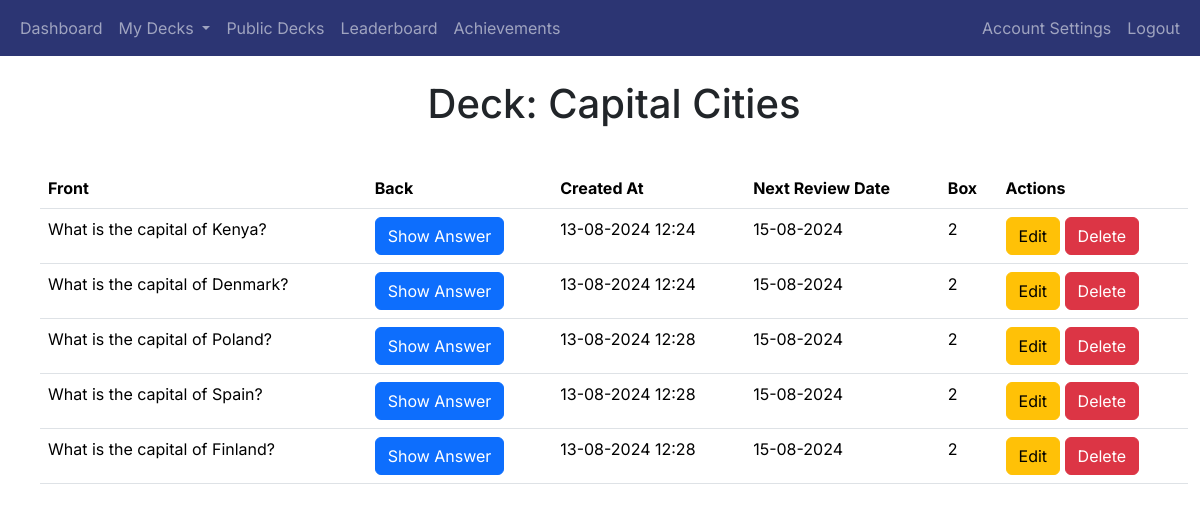
Page /view_deck/1 (signed in) on the earlier database version.
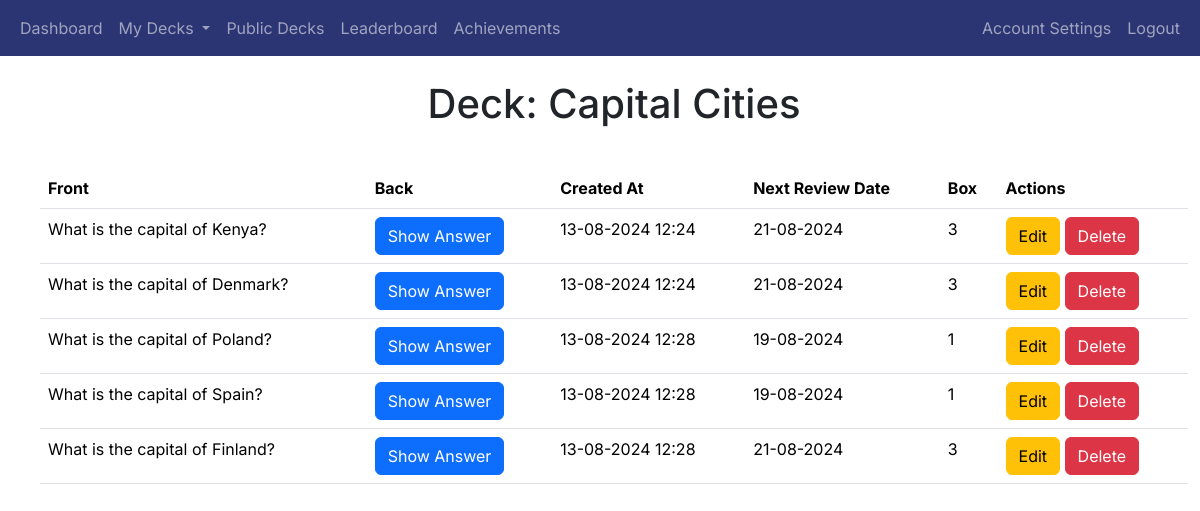
Same page on the later database version.
### app/decks/models.py (models this page shows, shortened)
class Deck(db.Model):
    deck_id = db.Column(db.Integer, primary_key=True)
    name = db.Column(db.String(100), nullable=False)
    user_id = db.Column(db.Integer, db.ForeignKey('user.user_id'), nullable=False)
    created_at = db.Column(db.DateTime, nullable=False, default=datetime.utcnow)
    shared = db.Column(db.Boolean, default=False)
    review_start_date = db.Column(db.DateTime, nullable=True)
    cards = db.relationship('Card', backref='deck', cascade='all, delete-orphan', lazy=True)

class Card(db.Model):
    card_id = db.Column(db.Integer, primary_key=True)
    front = db.Column(db.String(255), nullable=False)
    back = db.Column(db.String(255), nullable=False)
    created_at = db.Column(db.DateTime, default=datetime.utcnow)
    next_review_date = db.Column(db.DateTime, nullable=True)
    deck_id = db.Column(db.Integer, db.ForeignKey('deck.deck_id'), nullable=False)
    box = db.Column(db.Integer, default=1)  # New field for Leitner system

### app/decks/routes.py (the view)
@decks_blueprint.route('/view_deck/<int:deck_id>')
@login_required
def view_deck(deck_id):
    deck = Deck.query.get_or_404(deck_id)
    is_owner = deck.user_id == current_user.user_id
    if not deck.shared and not is_owner:
        abort(403)  # Forbidden access if the deck is not shared and not owned by the current user
    cards = Card.query.filter_by(deck_id=deck.deck_id).all()
    return render_template('view_deck.html', deck=deck, cards=cards, is_owner=is_owner)

### app/__init__.py (called while the page is built)
@login_manager.user_loader
def load_user(user_id):
    return User.query.get(int(user_id))

### app/decks/templates/view_deck.html (shortened to what this page needs)
{% extends "base.html" %}
{% block heading %}Deck: {{ deck.name }}{% endblock %}
{% block content %}
<div class="container">
    <table class="table">
        <thead>
            <tr>
                <th scope="col">Front</th>
                <th scope="col">Back</th>
                <th scope="col">Created At</th>
                {% if is_owner %}
                <th scope="col">Next Review Date</th>
                <th scope="col">Box</th>
                <th scope="col">Actions</th>
                {% endif %}
            </tr>
        </thead>
        <tbody>
            {% for card in cards %}
                <tr>
                    <td>{{ card.front }}</td>
                    <td>
                        <button class="btn btn-primary" onclick="toggleAnswer('answer-{{ card.card_id }}')">Show Answer</button>
                    </td>
                    <td>
                        {% if is_owner %}
                            {{ card.created_at.strftime('%d-%m-%Y %H:%M') }}
                        {% else %}
                            {{ card.created_at.strftime('%d-%m-%Y') }}
                        {% endif %}
                    </td>
                    {% if is_owner %}
                        <td>
                            {% if card.next_review_date %}
                                {{ card.next_review_date.strftime('%d-%m-%Y') }}
                            {% else %}
                                N/A
                            {% endif %}
                        </td>
                    <td>{{ card.box }}</td>
                    <td>
                        <a href="{{ url_for('decks.edit_card', card_id=card.card_id) }}" class="btn btn-warning">Edit</a>
                        <button class="btn btn-danger" onclick="confirmDelete('{{ url_for('decks.delete_card', card_id=card.card_id) }}')">Delete</button>
                    </td>
                    {% endif %}
                </tr>
            {% endfor %}
        </tbody>
    </table>
</div>
{% endblock %}

### app/templates/base.html (shortened to what this page needs)
<!doctype html>
<html lang="en">
<head>
    <link href="https://cdn.jsdelivr.net/npm/bootstrap@5.3.2/dist/css/bootstrap.min.css" rel="stylesheet"
>
    <link rel="stylesheet" href="{{ url_for('static', filename='styles.css') }}">
</head>
<body>
<header class="site-header">
    <nav class="navbar navbar-expand-sm navbar-dark bg-dark-blue">
        <div class="container-fluid">
            <div class="collapse navbar-collapse" id="navbarToggle">
                <div class="navbar-nav me-auto">
                    {% if current_user.is_authenticated %}
                    <a class="nav-item nav-link" href="{{ url_for('main.dashboard') }}">Dashboard</a>
                    <li class="nav-item dropdown">
                        <a class="nav-link dropdown-toggle" href="#" id="navbarDropdown" role="button" data-bs-toggle="dropdown" aria-expanded="false">
                            My Decks
                        </a>
                    </li>
                    <a class="nav-item nav-link" href="{{ url_for('decks.public_decks') }}">Public Decks</a>
                    <a class="nav-item nav-link" href="{{ url_for('gamification.leaderboard') }}">Leaderboard</a>
                    <a class="nav-item nav-link" href="{{ url_for('gamification.user_achievements') }}">Achievements</a>
                </div>
                <div class="navbar-nav ms-auto">
                    <a class="nav-link" href="{{ url_for('auth.account_settings') }}">Account Settings</a>
                    <a class="nav-item nav-link" href="{{ url_for('auth.logout') }}">Logout</a>
                    {% else %}
                    <a class="nav-item nav-link" href="{{ url_for('main.index') }}">Home</a>
                </div>
                <div class="navbar-nav ms-auto">
                    <a class="nav-item nav-link" href="{{ url_for('auth.login') }}">Login</a>
                    <a class="nav-item nav-link" href="{{ url_for('auth.register') }}">Register</a>
                    {% endif %}
                </div>
            </div>
        </div>
    </nav>
</header>
<main role="main" class="container-fluid">
    <div class="row mt-2 ms-3">
        <div class="col-12 mt-3 mb-3 text-center">
            <h1>{%  block heading %}{% endblock %}</h1>
        </div>
    </div>
    <div class="row mt-3 ms-3">
        {% block content %}{% endblock %}
    </div>
</main>
</body>
</html>

### app/static/styles.css (style rules this page uses)
.bg-dark-blue { background-color: #2c3573 !important; }

### app/templates/base.html (style rules this page uses)
body { font-family: 'Inter', sans-serif; }
h1, h2, h3, h4, h5, h6, p, a { font-family: 'Inter', sans-serif; }

Differences in the rows shown:
changed Card "What is the capital of Kenya?": next_review_date "15-08-2024" → "21-08-2024"; box "2" → "3"
changed Card "What is the capital of Denmark?": next_review_date "15-08-2024" → "21-08-2024"; box "2" → "3"
changed Card "What is the capital of Poland?": next_review_date "15-08-2024" → "19-08-2024"; box "2" → "1"
changed Card "What is the capital of Spain?": next_review_date "15-08-2024" → "19-08-2024"; box "2" → "1"
changed Card "What is the capital of Finland?": next_review_date "15-08-2024" → "21-08-2024"; box "2" → "3"
